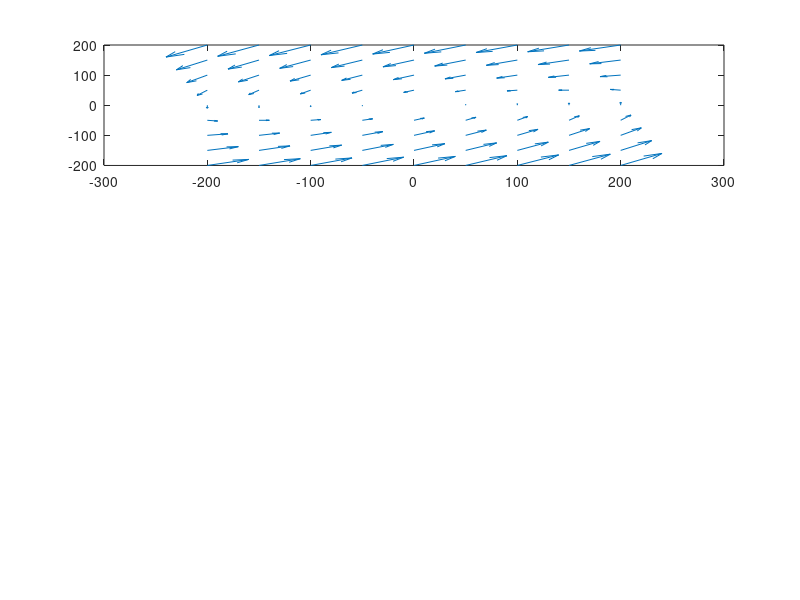

Source code (MATLAB): (Note: this script raises an error after producing the figure.)
subplot(3,1,1)
[x,y] = meshgrid(-200:50:200)
u = -4.*y; 
v = x - 3.*y;
quiver(x,y,u,v)
hold on
for i = -80:20:-10
    for j = -60:10:60
        cond = [1*i, 1*j]; 
        xs = [0,100];
        [x,y] = ode45(@alpha1, xs, cond);
        plot(y(:,1),y(:,2))
    end
end
for i = 10:20:80
    for j = -60:10:60
        cond = [1*i, 1*j]; 
        xs = [0,100];
        [x,y] = ode45(@alpha1, xs, cond);
        plot(y(:,1),y(:,2))
    end
end
xlim([-150 150])
ylim([-150 150])
ylimt = get(gca,'ylim');
xlimt = get(gca,'xlim')
text(xlimt(1)+12,ylimt(2)-15,'\alpha = 3')
hold off

subplot(3,1,2)
[x,y] = meshgrid(-200:50:200)
u = -4.*y; 
v = x - 4.*y;
quiver(x,y,u,v)
hold on
for i = -80:20:-10
    for j = -60:10:60
        cond = [1*i, 1*j]; 
        xs = [0,100];
        [x,y] = ode45(@alpha2, xs, cond);
        plot(y(:,1),y(:,2))
    end
end
for i = 10:20:80
    for j = -60:10:60
        cond = [1*i, 1*j]; 
        xs = [0,100];
        [x,y] = ode45(@alpha2, xs, cond);
        plot(y(:,1),y(:,2))
    end
end
xlim([-150 150])
ylim([-150 150])
ylimt = get(gca,'ylim');
xlimt = get(gca,'xlim')
text(xlimt(1)+12,ylimt(2)-15,'\alpha = 4')
ylabel('y_2')
hold off

subplot(3,1,3)
[x,y] = meshgrid(-200:50:200)
u = -4.*y; 
v = x - 5.*y;
quiver(x,y,u,v)
hold on
for i = -80:20:-10
    for j = -60:10:60
        cond = [1*i, 1*j]; 
        xs = [0,100];
        [x,y] = ode45(@alpha3, xs, cond);
        plot(y(:,1),y(:,2))
    end
end
for i = 10:20:80
    for j = -60:10:60
        cond = [1*i, 1*j]; 
        xs = [0,100];
        [x,y] = ode45(@alpha3, xs, cond);
        plot(y(:,1),y(:,2))
    end
end
xlim([-150 150])
ylim([-150 150])
ylimt = get(gca,'ylim');
xlimt = get(gca,'xlim')
text(xlimt(1)+12,ylimt(2)-15,'\alpha = 5')
xlabel('y_1')
hold off

function odes1 = alpha1(x,y)
alpha = 3
odes1 = [-4*y(2); 
        y(1) +  alpha*y(2)] 
end

function odes2 = alpha2(x,y)
alpha = 4
odes2 = [-4*y(2); 
        y(1) +  alpha*y(2)] 
end

function odes3 = alpha3(x,y)
alpha = 5
odes3 = [-4*y(2); 
        y(1) +  alpha*y(2)] 
end